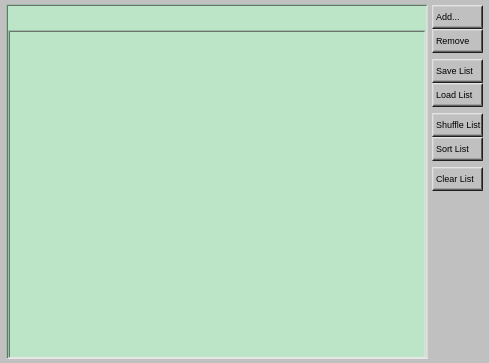
<?xml version="1.0" encoding="UTF-8"?>
<ui version="4.0">
 <class>PlayListWindow</class>
 <widget class="QMainWindow" name="PlayListWindow">
  <property name="geometry">
   <rect>
    <x>0</x>
    <y>0</y>
    <width>489</width>
    <height>363</height>
   </rect>
  </property>
  <property name="windowTitle">
   <string>PlayList Editor</string>
  </property>
  <property name="styleSheet">
   <string notr="true">background-color: rgb(192, 192, 192);</string>
  </property>
  <widget class="QWidget" name="centralwidget">
   <layout class="QGridLayout" name="gridLayout_3">
    <property name="leftMargin">
     <number>6</number>
    </property>
    <property name="topMargin">
     <number>4</number>
    </property>
    <property name="rightMargin">
     <number>6</number>
    </property>
    <property name="bottomMargin">
     <number>4</number>
    </property>
    <property name="spacing">
     <number>4</number>
    </property>
    <item row="0" column="0">
     <widget class="QFrame" name="frame">
      <property name="sizePolicy">
       <sizepolicy hsizetype="Expanding" vsizetype="Preferred">
        <horstretch>0</horstretch>
        <verstretch>0</verstretch>
       </sizepolicy>
      </property>
      <property name="styleSheet">
       <string notr="true">background-color: rgb(188, 228, 198);
text-align:left;
border-radius: 0.3px;
background-position: center;
background-origin: content;
background-clip: padding;
border-top: 2px solid qlineargradient(spread:pad, x1:1, y1:1, x2:1, y2:0, stop:0 rgba(77, 77, 77, 255), stop:1 rgba(255, 255, 255, 0));
border-left: 2px solid qlineargradient(spread:pad, x1:1, y1:0, x2:0, y2:0, stop:0 rgba(77, 77, 77, 255), stop:1 rgba(255, 255, 255, 0));
border-right: 2px solid qlineargradient(spread:pad, x1:1, y1:0, x2:0, y2:0, stop:0 rgba(0, 0, 0, 0), stop:1 rgba(225, 226, 225, 255));
border-bottom: 1px solid #e7e7e7;</string>
      </property>
      <property name="frameShape">
       <enum>QFrame::NoFrame</enum>
      </property>
      <property name="frameShadow">
       <enum>QFrame::Plain</enum>
      </property>
      <layout class="QGridLayout" name="gridLayout">
       <property name="leftMargin">
        <number>0</number>
       </property>
       <property name="topMargin">
        <number>0</number>
       </property>
       <property name="rightMargin">
        <number>0</number>
       </property>
       <property name="bottomMargin">
        <number>0</number>
       </property>
       <property name="spacing">
        <number>0</number>
       </property>
       <item row="0" column="0">
        <widget class="PlayListHeaderWidget" name="playListHeader" native="true">
         <property name="sizePolicy">
          <sizepolicy hsizetype="Expanding" vsizetype="Fixed">
           <horstretch>0</horstretch>
           <verstretch>0</verstretch>
          </sizepolicy>
         </property>
         <property name="minimumSize">
          <size>
           <width>0</width>
           <height>24</height>
          </size>
         </property>
         <property name="maximumSize">
          <size>
           <width>16777215</width>
           <height>24</height>
          </size>
         </property>
         <property name="styleSheet">
          <string notr="true">border: none;</string>
         </property>
        </widget>
       </item>
       <item row="1" column="0">
        <widget class="PlayListWidget" name="listWidget">
         <property name="styleSheet">
          <string notr="true">border: none;
QListView::item:hover {
    background: rgba(128, 128, 128, 64);
}

QListView::item:selected:hover {
    background: rgba(128, 128, 255, 64);
}</string>
         </property>
         <property name="horizontalScrollBarPolicy">
          <enum>Qt::ScrollBarAlwaysOff</enum>
         </property>
         <property name="sizeAdjustPolicy">
          <enum>QAbstractScrollArea::AdjustToContents</enum>
         </property>
         <property name="editTriggers">
          <set>QAbstractItemView::NoEditTriggers</set>
         </property>
         <property name="dragEnabled">
          <bool>false</bool>
         </property>
         <property name="dragDropMode">
          <enum>QAbstractItemView::InternalMove</enum>
         </property>
         <property name="defaultDropAction">
          <enum>Qt::LinkAction</enum>
         </property>
         <property name="selectionMode">
          <enum>QAbstractItemView::ExtendedSelection</enum>
         </property>
         <property name="selectionBehavior">
          <enum>QAbstractItemView::SelectItems</enum>
         </property>
         <property name="movement">
          <enum>QListView::Free</enum>
         </property>
         <property name="resizeMode">
          <enum>QListView::Adjust</enum>
         </property>
         <property name="layoutMode">
          <enum>QListView::Batched</enum>
         </property>
        </widget>
       </item>
      </layout>
     </widget>
    </item>
    <item row="0" column="1">
     <widget class="QFrame" name="frame_2">
      <property name="font">
       <font>
        <stylestrategy>PreferAntialias</stylestrategy>
       </font>
      </property>
      <property name="styleSheet">
       <string notr="true">QPushButton {
font-size: 9px;
border-radius: 0.15px;
border-top: 2px solid qlineargradient(spread:pad, x1:1, y1:1, x2:1, y2:0, stop:0 rgba(0, 0, 0, 0), stop:1 rgba(255, 255, 255, 200));
border-left: 2px solid qlineargradient(spread:pad, x1:1, y1:0, x2:0, y2:0, stop:0 rgba(0, 0, 0, 0), stop:1 rgba(255, 255, 255, 180));
border-bottom: 3px solid qlineargradient(spread:pad, x1:1, y1:0.994, x2:1, y2:0, stop:0 rgba(0, 0, 0, 255), stop:1 rgba(255, 255, 255, 0));
border-right: 2px solid qlineargradient(spread:pad, x1:1, y1:0, x2:0, y2:0, stop:0 rgba(0, 0, 0, 255), stop:1 rgba(0, 0, 0, 100));
}

QPushButton:pressed {
border-top: 1px solid rgba(0, 0, 0, 128);
border-left: 1px solid black;
border-bottom: 1px solid black;
border-right: 1px solid rgba(0, 0, 0, 128);
padding-left: 1px;
padding-top: 1px
}</string>
      </property>
      <property name="frameShape">
       <enum>QFrame::NoFrame</enum>
      </property>
      <property name="frameShadow">
       <enum>QFrame::Raised</enum>
      </property>
      <layout class="QGridLayout" name="gridLayout_2">
       <property name="leftMargin">
        <number>0</number>
       </property>
       <property name="topMargin">
        <number>1</number>
       </property>
       <property name="rightMargin">
        <number>0</number>
       </property>
       <property name="bottomMargin">
        <number>0</number>
       </property>
       <property name="spacing">
        <number>0</number>
       </property>
       <item row="0" column="0">
        <widget class="OptionButton" name="Add">
         <property name="sizePolicy">
          <sizepolicy hsizetype="Fixed" vsizetype="Fixed">
           <horstretch>0</horstretch>
           <verstretch>0</verstretch>
          </sizepolicy>
         </property>
         <property name="minimumSize">
          <size>
           <width>0</width>
           <height>24</height>
          </size>
         </property>
         <property name="maximumSize">
          <size>
           <width>65</width>
           <height>24</height>
          </size>
         </property>
         <property name="font">
          <font>
           <pointsize>-1</pointsize>
           <stylestrategy>PreferAntialias</stylestrategy>
          </font>
         </property>
         <property name="styleSheet">
          <string notr="true">text-align: left;
padding-left: 2px;
background-color: rgb(192, 192, 192);</string>
         </property>
         <property name="text">
          <string>Add...</string>
         </property>
         <property name="autoDefault">
          <bool>false</bool>
         </property>
        </widget>
       </item>
       <item row="1" column="0">
        <widget class="OptionButton" name="Remove">
         <property name="sizePolicy">
          <sizepolicy hsizetype="Fixed" vsizetype="Fixed">
           <horstretch>0</horstretch>
           <verstretch>0</verstretch>
          </sizepolicy>
         </property>
         <property name="minimumSize">
          <size>
           <width>0</width>
           <height>24</height>
          </size>
         </property>
         <property name="maximumSize">
          <size>
           <width>65</width>
           <height>24</height>
          </size>
         </property>
         <property name="font">
          <font>
           <pointsize>-1</pointsize>
           <stylestrategy>PreferAntialias</stylestrategy>
          </font>
         </property>
         <property name="styleSheet">
          <string notr="true">text-align: left;
padding-left: 2px;
background-color: rgb(192, 192, 192);</string>
         </property>
         <property name="text">
          <string>Remove</string>
         </property>
         <property name="autoDefault">
          <bool>false</bool>
         </property>
        </widget>
       </item>
       <item row="2" column="0">
        <spacer name="verticalSpacer_1">
         <property name="orientation">
          <enum>Qt::Vertical</enum>
         </property>
         <property name="sizeType">
          <enum>QSizePolicy::Fixed</enum>
         </property>
         <property name="sizeHint" stdset="0">
          <size>
           <width>10</width>
           <height>6</height>
          </size>
         </property>
        </spacer>
       </item>
       <item row="3" column="0">
        <widget class="OptionButton" name="SaveList">
         <property name="sizePolicy">
          <sizepolicy hsizetype="Fixed" vsizetype="Fixed">
           <horstretch>0</horstretch>
           <verstretch>0</verstretch>
          </sizepolicy>
         </property>
         <property name="minimumSize">
          <size>
           <width>0</width>
           <height>24</height>
          </size>
         </property>
         <property name="maximumSize">
          <size>
           <width>65</width>
           <height>24</height>
          </size>
         </property>
         <property name="font">
          <font>
           <pointsize>-1</pointsize>
           <stylestrategy>PreferAntialias</stylestrategy>
          </font>
         </property>
         <property name="styleSheet">
          <string notr="true">text-align: left;
padding-left: 2px;
background-color: rgb(192, 192, 192);</string>
         </property>
         <property name="text">
          <string>Save List</string>
         </property>
         <property name="autoDefault">
          <bool>false</bool>
         </property>
        </widget>
       </item>
       <item row="4" column="0">
        <widget class="OptionButton" name="LoadList">
         <property name="sizePolicy">
          <sizepolicy hsizetype="Fixed" vsizetype="Fixed">
           <horstretch>0</horstretch>
           <verstretch>0</verstretch>
          </sizepolicy>
         </property>
         <property name="minimumSize">
          <size>
           <width>0</width>
           <height>24</height>
          </size>
         </property>
         <property name="maximumSize">
          <size>
           <width>65</width>
           <height>24</height>
          </size>
         </property>
         <property name="font">
          <font>
           <pointsize>-1</pointsize>
           <stylestrategy>PreferAntialias</stylestrategy>
          </font>
         </property>
         <property name="styleSheet">
          <string notr="true">text-align: left;
padding-left: 2px;
background-color: rgb(192, 192, 192);</string>
         </property>
         <property name="text">
          <string>Load List</string>
         </property>
         <property name="autoDefault">
          <bool>false</bool>
         </property>
        </widget>
       </item>
       <item row="5" column="0">
        <spacer name="verticalSpacer_2">
         <property name="orientation">
          <enum>Qt::Vertical</enum>
         </property>
         <property name="sizeType">
          <enum>QSizePolicy::Fixed</enum>
         </property>
         <property name="sizeHint" stdset="0">
          <size>
           <width>10</width>
           <height>6</height>
          </size>
         </property>
        </spacer>
       </item>
       <item row="6" column="0">
        <widget class="OptionButton" name="ShuffleList">
         <property name="sizePolicy">
          <sizepolicy hsizetype="Fixed" vsizetype="Fixed">
           <horstretch>0</horstretch>
           <verstretch>0</verstretch>
          </sizepolicy>
         </property>
         <property name="minimumSize">
          <size>
           <width>0</width>
           <height>24</height>
          </size>
         </property>
         <property name="maximumSize">
          <size>
           <width>65</width>
           <height>24</height>
          </size>
         </property>
         <property name="font">
          <font>
           <pointsize>-1</pointsize>
           <stylestrategy>PreferAntialias</stylestrategy>
          </font>
         </property>
         <property name="styleSheet">
          <string notr="true">text-align: left;
padding-left: 2px;
background-color: rgb(192, 192, 192);</string>
         </property>
         <property name="text">
          <string>Shuffle List</string>
         </property>
         <property name="autoDefault">
          <bool>false</bool>
         </property>
        </widget>
       </item>
       <item row="7" column="0">
        <widget class="OptionButton" name="SortList">
         <property name="sizePolicy">
          <sizepolicy hsizetype="Fixed" vsizetype="Fixed">
           <horstretch>0</horstretch>
           <verstretch>0</verstretch>
          </sizepolicy>
         </property>
         <property name="minimumSize">
          <size>
           <width>0</width>
           <height>24</height>
          </size>
         </property>
         <property name="maximumSize">
          <size>
           <width>65</width>
           <height>24</height>
          </size>
         </property>
         <property name="font">
          <font>
           <pointsize>-1</pointsize>
           <stylestrategy>PreferAntialias</stylestrategy>
          </font>
         </property>
         <property name="styleSheet">
          <string notr="true">text-align: left;
padding-left: 2px;
background-color: rgb(192, 192, 192);</string>
         </property>
         <property name="text">
          <string>Sort List</string>
         </property>
         <property name="autoDefault">
          <bool>false</bool>
         </property>
        </widget>
       </item>
       <item row="8" column="0">
        <spacer name="verticalSpacer_3">
         <property name="orientation">
          <enum>Qt::Vertical</enum>
         </property>
         <property name="sizeType">
          <enum>QSizePolicy::Fixed</enum>
         </property>
         <property name="sizeHint" stdset="0">
          <size>
           <width>5</width>
           <height>6</height>
          </size>
         </property>
        </spacer>
       </item>
       <item row="9" column="0">
        <widget class="OptionButton" name="ClearList">
         <property name="sizePolicy">
          <sizepolicy hsizetype="Fixed" vsizetype="Fixed">
           <horstretch>0</horstretch>
           <verstretch>0</verstretch>
          </sizepolicy>
         </property>
         <property name="minimumSize">
          <size>
           <width>0</width>
           <height>24</height>
          </size>
         </property>
         <property name="maximumSize">
          <size>
           <width>65</width>
           <height>24</height>
          </size>
         </property>
         <property name="font">
          <font>
           <pointsize>-1</pointsize>
           <stylestrategy>PreferAntialias</stylestrategy>
          </font>
         </property>
         <property name="styleSheet">
          <string notr="true">text-align: left;
padding-left: 2px;
background-color: rgb(192, 192, 192);</string>
         </property>
         <property name="text">
          <string>Clear List</string>
         </property>
         <property name="autoDefault">
          <bool>false</bool>
         </property>
        </widget>
       </item>
       <item row="10" column="0">
        <spacer name="verticalSpacer_Last">
         <property name="orientation">
          <enum>Qt::Vertical</enum>
         </property>
         <property name="sizeHint" stdset="0">
          <size>
           <width>5</width>
           <height>138</height>
          </size>
         </property>
        </spacer>
       </item>
      </layout>
     </widget>
    </item>
   </layout>
  </widget>
 </widget>
 <customwidgets>
  <customwidget>
   <class>PlayListHeaderWidget</class>
   <extends>QWidget</extends>
   <header>../src/PlayListHeaderWidget.hpp</header>
   <container>1</container>
  </customwidget>
  <customwidget>
   <class>PlayListWidget</class>
   <extends>QListWidget</extends>
   <header>../src/PlayListWidget.hpp</header>
  </customwidget>
  <customwidget>
   <class>OptionButton</class>
   <extends>QPushButton</extends>
   <header location="global">OptionButton.hpp</header>
  </customwidget>
 </customwidgets>
 <resources/>
 <connections/>
</ui>
